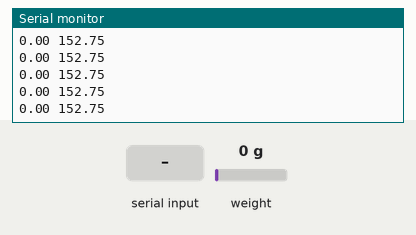
Simulated run of this sketch. Board: Arduino Nano, built with avr-gcc and run on an emulated ATmega328P. On the bench: the last lines printed to the serial monitor. The inputs (shaded band) are chosen by the test bench; at power-on: weight on the scale 0 g.

Above: at 3.6 s.
3.7 s: "t" received over Serial
6.7 s: weight on the scale set to 100 g
At 7.2 s:
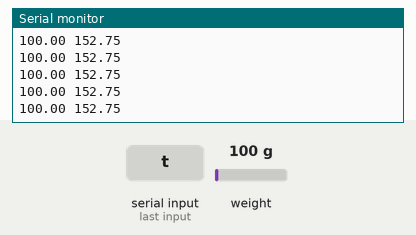
8.2 s: "l" received over Serial
At 9.0 s:
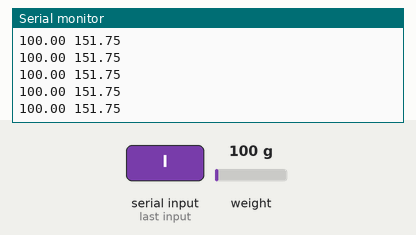
9.7 s: weight on the scale set to 1250 g
At 10.2 s:
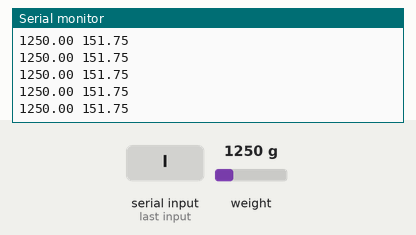
Timing chart, 0 to 12.2 s (numbered marks = the images above; inputs shaded):
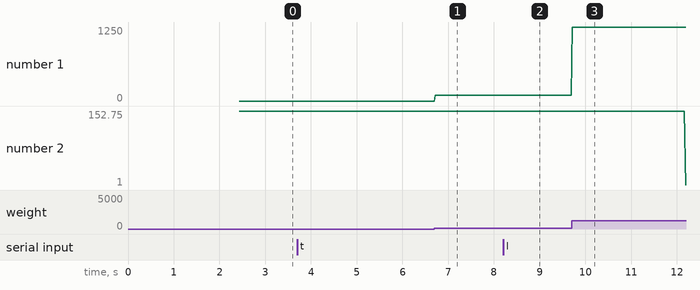

The sketch:

mx711.ino
```cpp
//-------------------------------------------------------------------------------------
// HX711_ADC.h
// Arduino master library for HX711 24-Bit Analog-to-Digital Converter for Weigh Scales
// Olav Kallhovd sept2017
// Tested with      : HX711 asian module on channel A and YZC-133 3kg load cell
// Tested with MCU  : Arduino Nano
//-------------------------------------------------------------------------------------

#include <HX711_ADC.h>

//HX711 constructor (dout pin, sck pin)
HX711_ADC LoadCell(4, 5);

long t;

void setup() {
  Serial.begin(9600);
  Serial.println("Wait...");
  LoadCell.begin();
  long stabilisingtime = 2000; // tare preciscion can be improved by adding a few seconds of stabilising time
  LoadCell.start(stabilisingtime);
  LoadCell.setCalFactor(152.75); // user set calibration factor (float)
  Serial.println("Startup + tare is complete");
}

void loop() {
  //update() should be called at least as often as HX711 sample rate; >10Hz@10SPS, >80Hz@80SPS
  //longer delay in scetch will reduce effective sample rate (be carefull with delay() in loop)
  LoadCell.update();

  //get smoothed value from data set + current calibration factor
  if (millis() > t + 25) {
    float i = LoadCell.getData();
    float v = LoadCell.getCalFactor();
    Serial.print(i);
    Serial.print(" ");
    Serial.println(v);
    t = millis();
  }

  //receive from serial terminal
  if (Serial.available() > 0) {
    float i = 0;
    char inByte = Serial.read();
    if (inByte == 'l') i = -1.0;
    else if (inByte == 'L') i = -10.0;
    else if (inByte == 'h') i = 1.0;
    else if (inByte == 'H') i = 10.0;
    else if (inByte == 'u') i = 0.1;
    else if (inByte == 'd') i = -0.1;
    else if (inByte == 'U') i = 0.01;
    else if (inByte == 'D') i = -0.01;
    else if (inByte == 't') LoadCell.tareNoDelay();
    if (i != 0) {
      float v = LoadCell.getCalFactor() + i;
      LoadCell.setCalFactor(v);
    }
  }

  //check if last tare operation is complete
  if (LoadCell.getTareStatus() == true) {
    Serial.println("Tare complete");
  }

}
```

Measured:
- after the input at 6.7 s, the serial monitor: prints a new line at once (image 1)
- after the input at 8.2 s, the serial monitor: prints a new line at once (image 2)
- after the input at 9.7 s, the serial monitor: prints a new line at once (image 3)
- plotted number 1: 0 → 100 after the input at 6.7 s, 100 → 1250 after the input at 9.7 s
- plotted number 2: 152.75 → 151.75 after the input at 8.2 s, 151.75 → 1 after the input at 9.7 s
